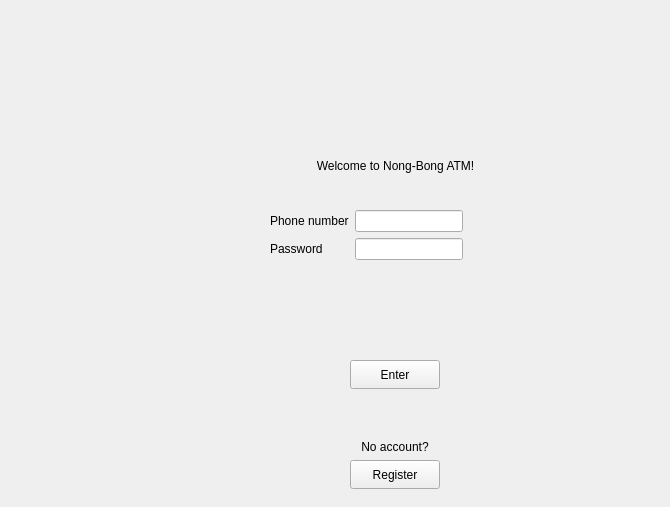
    <widget class="QWidget" name="loginScreen">
     <widget class="QLabel" name="L_welcome">
      <property name="geometry">
       <rect>
        <x>130</x>
        <y>140</y>
        <width>531</width>
        <height>51</height>
       </rect>
      </property>
      <property name="text">
       <string>Welcome to Nong-Bong ATM!</string>
      </property>
      <property name="alignment">
       <set>Qt::AlignmentFlag::AlignCenter</set>
      </property>
     </widget>
     <widget class="QWidget" name="formLayoutWidget">
      <property name="geometry">
       <rect>
        <x>270</x>
        <y>210</y>
        <width>261</width>
        <height>141</height>
       </rect>
      </property>
      <layout class="QFormLayout" name="formLayout">
       <property name="sizeConstraint">
        <enum>QLayout::SizeConstraint::SetFixedSize</enum>
       </property>
       <property name="formAlignment">
        <set>Qt::AlignmentFlag::AlignLeading|Qt::AlignmentFlag::AlignLeft|Qt::AlignmentFlag::AlignVCenter</set>
       </property>
       <item row="0" column="0">
        <widget class="QLabel" name="L_phone">
         <property name="text">
          <string>Phone number</string>
         </property>
        </widget>
       </item>
       <item row="0" column="1">
        <widget class="QLineEdit" name="LE_phone"/>
       </item>
       <item row="1" column="0">
        <widget class="QLabel" name="L_password">
         <property name="text">
          <string>Password</string>
         </property>
        </widget>
       </item>
       <item row="1" column="1">
        <widget class="QLineEdit" name="LE_password">
         <property name="inputMethodHints">
          <set>Qt::InputMethodHint::ImhHiddenText</set>
         </property>
        </widget>
       </item>
      </layout>
     </widget>
     <widget class="QPushButton" name="B_enter">
      <property name="geometry">
       <rect>
        <x>350</x>
        <y>360</y>
        <width>90</width>
        <height>29</height>
       </rect>
      </property>
      <property name="text">
       <string>Enter</string>
      </property>
     </widget>
     <widget class="QWidget" name="verticalLayoutWidget_2">
      <property name="geometry">
       <rect>
        <x>350</x>
        <y>440</y>
        <width>92</width>
        <height>58</height>
       </rect>
      </property>
      <layout class="QVBoxLayout" name="verticalLayout_2">
       <property name="sizeConstraint">
        <enum>QLayout::SizeConstraint::SetFixedSize</enum>
       </property>
       <item>
        <widget class="QLabel" name="L_noAccount">
         <property name="text">
          <string>No account?</string>
         </property>
         <property name="alignment">
          <set>Qt::AlignmentFlag::AlignCenter</set>
         </property>
        </widget>
       </item>
       <item>
        <widget class="QPushButton" name="B_register">
         <property name="minimumSize">
          <size>
           <width>90</width>
           <height>29</height>
          </size>
         </property>
         <property name="text">
          <string>Register</string>
         </property>
        </widget>
       </item>
      </layout>
     </widget>
    </widget>
